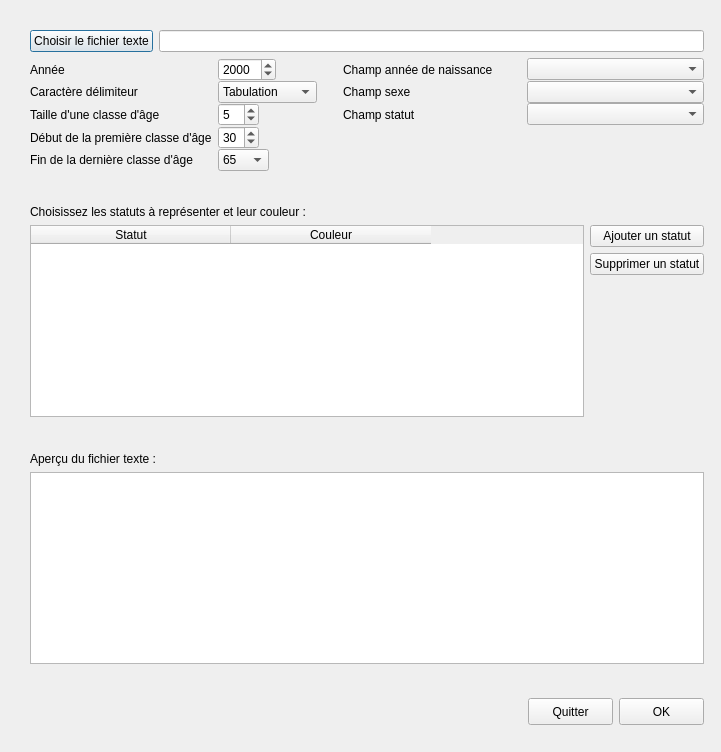
<?xml version="1.0" encoding="UTF-8"?>
<ui version="4.0">
 <class>pyramidAgeDialog</class>
 <widget class="QDialog" name="pyramidAgeDialog">
  <property name="geometry">
   <rect>
    <x>0</x>
    <y>0</y>
    <width>721</width>
    <height>752</height>
   </rect>
  </property>
  <property name="sizePolicy">
   <sizepolicy hsizetype="Preferred" vsizetype="Preferred">
    <horstretch>0</horstretch>
    <verstretch>0</verstretch>
   </sizepolicy>
  </property>
  <property name="minimumSize">
   <size>
    <width>100</width>
    <height>100</height>
   </size>
  </property>
  <property name="sizeIncrement">
   <size>
    <width>0</width>
    <height>0</height>
   </size>
  </property>
  <property name="baseSize">
   <size>
    <width>0</width>
    <height>0</height>
   </size>
  </property>
  <property name="windowTitle">
   <string>Pyramidage</string>
  </property>
  <widget class="QWidget" name="layoutWidget">
   <property name="geometry">
    <rect>
     <x>10</x>
     <y>10</y>
     <width>714</width>
     <height>735</height>
    </rect>
   </property>
   <layout class="QFormLayout" name="formLayout">
    <property name="margin">
     <number>20</number>
    </property>
    <item row="1" column="0" colspan="2">
     <layout class="QVBoxLayout" name="verticalLayout">
      <property name="margin">
       <number>0</number>
      </property>
      <item>
       <layout class="QHBoxLayout" name="horizontalLayout">
        <property name="margin">
         <number>0</number>
        </property>
        <item>
         <widget class="QPushButton" name="chooseTextFileButton">
          <property name="toolTip">
           <string>Sélectionner le fichier texte contenant les données de la pyramide des âges</string>
          </property>
          <property name="text">
           <string>Choisir le fichier texte</string>
          </property>
         </widget>
        </item>
        <item>
         <widget class="QLineEdit" name="textFileLineEdit"/>
        </item>
       </layout>
      </item>
      <item>
       <layout class="QGridLayout" name="gridLayout">
        <property name="verticalSpacing">
         <number>0</number>
        </property>
        <property name="margin">
         <number>0</number>
        </property>
        <item row="0" column="0">
         <widget class="QLabel" name="anneeLabel">
          <property name="text">
           <string>Année</string>
          </property>
         </widget>
        </item>
        <item row="0" column="1">
         <widget class="QSpinBox" name="anneeSpinBox">
          <property name="sizePolicy">
           <sizepolicy hsizetype="Fixed" vsizetype="Fixed">
            <horstretch>0</horstretch>
            <verstretch>0</verstretch>
           </sizepolicy>
          </property>
          <property name="toolTip">
           <string>Année en cours</string>
          </property>
          <property name="minimum">
           <number>-9999</number>
          </property>
          <property name="maximum">
           <number>9999</number>
          </property>
          <property name="value">
           <number>2000</number>
          </property>
         </widget>
        </item>
        <item row="0" column="3">
         <widget class="QLabel" name="anneeNaissLabel">
          <property name="text">
           <string>Champ année de naissance</string>
          </property>
         </widget>
        </item>
        <item row="0" column="4">
         <widget class="QComboBox" name="anneeNaissComboBox">
          <property name="toolTip">
           <string>Colonne du fichier texte contenant les années de naissance</string>
          </property>
         </widget>
        </item>
        <item row="1" column="0">
         <widget class="QLabel" name="carDelLabel">
          <property name="text">
           <string>Caractère délimiteur</string>
          </property>
         </widget>
        </item>
        <item row="1" column="1">
         <widget class="QComboBox" name="carDelComboBox">
          <property name="sizePolicy">
           <sizepolicy hsizetype="Fixed" vsizetype="Fixed">
            <horstretch>0</horstretch>
            <verstretch>0</verstretch>
           </sizepolicy>
          </property>
          <property name="toolTip">
           <string>Caractère séparant les colonnes dans le fichier texte</string>
          </property>
          <item>
           <property name="text">
            <string>Tabulation</string>
           </property>
          </item>
          <item>
           <property name="text">
            <string>Point-virgule</string>
           </property>
          </item>
          <item>
           <property name="text">
            <string>Virgule</string>
           </property>
          </item>
          <item>
           <property name="text">
            <string>Espace</string>
           </property>
          </item>
         </widget>
        </item>
        <item row="1" column="3">
         <widget class="QLabel" name="sexeLabel">
          <property name="text">
           <string>Champ sexe</string>
          </property>
         </widget>
        </item>
        <item row="1" column="4">
         <widget class="QComboBox" name="sexeComboBox">
          <property name="toolTip">
           <string>Colonne du fichier texte contenant le sexe : F pour femme, H pour homme</string>
          </property>
         </widget>
        </item>
        <item row="2" column="0">
         <widget class="QLabel" name="tailleClasseLabel">
          <property name="text">
           <string>Taille d'une classe d'âge</string>
          </property>
         </widget>
        </item>
        <item row="2" column="1">
         <widget class="QSpinBox" name="tailleClasseSpinBox">
          <property name="sizePolicy">
           <sizepolicy hsizetype="Fixed" vsizetype="Fixed">
            <horstretch>0</horstretch>
            <verstretch>0</verstretch>
           </sizepolicy>
          </property>
          <property name="toolTip">
           <string>Taille d'une classe d'âge</string>
          </property>
          <property name="minimum">
           <number>1</number>
          </property>
          <property name="value">
           <number>5</number>
          </property>
         </widget>
        </item>
        <item row="2" column="3">
         <widget class="QLabel" name="statutLabel">
          <property name="text">
           <string>Champ statut</string>
          </property>
         </widget>
        </item>
        <item row="2" column="4">
         <widget class="QComboBox" name="statutComboBox">
          <property name="toolTip">
           <string>Colonne du fichier texte contenant les différents statuts</string>
          </property>
         </widget>
        </item>
        <item row="3" column="0">
         <widget class="QLabel" name="debClasseLabel">
          <property name="text">
           <string>Début de la première classe d'âge</string>
          </property>
         </widget>
        </item>
        <item row="3" column="1">
         <widget class="QSpinBox" name="debClasseSpinBox">
          <property name="sizePolicy">
           <sizepolicy hsizetype="Fixed" vsizetype="Fixed">
            <horstretch>0</horstretch>
            <verstretch>0</verstretch>
           </sizepolicy>
          </property>
          <property name="toolTip">
           <string>Début de la 1ère classe d'âge</string>
          </property>
          <property name="minimum">
           <number>1</number>
          </property>
          <property name="value">
           <number>30</number>
          </property>
         </widget>
        </item>
        <item row="0" column="2">
         <spacer name="horizontalSpacer_2">
          <property name="orientation">
           <enum>Qt::Horizontal</enum>
          </property>
          <property name="sizeType">
           <enum>QSizePolicy::Fixed</enum>
          </property>
          <property name="sizeHint" stdset="0">
           <size>
            <width>20</width>
            <height>20</height>
           </size>
          </property>
         </spacer>
        </item>
        <item row="4" column="0">
         <widget class="QLabel" name="finClasseLabel">
          <property name="text">
           <string>Fin de la dernière classe d'âge</string>
          </property>
         </widget>
        </item>
        <item row="4" column="1">
         <widget class="QComboBox" name="finClasseComboBox">
          <property name="sizePolicy">
           <sizepolicy hsizetype="Fixed" vsizetype="Fixed">
            <horstretch>0</horstretch>
            <verstretch>0</verstretch>
           </sizepolicy>
          </property>
          <property name="toolTip">
           <string>Fin de la dernière classe d'âge</string>
          </property>
          <property name="currentIndex">
           <number>6</number>
          </property>
          <item>
           <property name="text">
            <string>35</string>
           </property>
          </item>
          <item>
           <property name="text">
            <string>40</string>
           </property>
          </item>
          <item>
           <property name="text">
            <string>45</string>
           </property>
          </item>
          <item>
           <property name="text">
            <string>50</string>
           </property>
          </item>
          <item>
           <property name="text">
            <string>55</string>
           </property>
          </item>
          <item>
           <property name="text">
            <string>60</string>
           </property>
          </item>
          <item>
           <property name="text">
            <string>65</string>
           </property>
          </item>
          <item>
           <property name="text">
            <string>70</string>
           </property>
          </item>
          <item>
           <property name="text">
            <string>75</string>
           </property>
          </item>
          <item>
           <property name="text">
            <string>80</string>
           </property>
          </item>
          <item>
           <property name="text">
            <string>85</string>
           </property>
          </item>
          <item>
           <property name="text">
            <string>90</string>
           </property>
          </item>
          <item>
           <property name="text">
            <string>95</string>
           </property>
          </item>
          <item>
           <property name="text">
            <string>100</string>
           </property>
          </item>
          <item>
           <property name="text">
            <string>105</string>
           </property>
          </item>
          <item>
           <property name="text">
            <string>110</string>
           </property>
          </item>
          <item>
           <property name="text">
            <string>115</string>
           </property>
          </item>
          <item>
           <property name="text">
            <string>120</string>
           </property>
          </item>
          <item>
           <property name="text">
            <string>125</string>
           </property>
          </item>
          <item>
           <property name="text">
            <string>130</string>
           </property>
          </item>
          <item>
           <property name="text">
            <string>135</string>
           </property>
          </item>
          <item>
           <property name="text">
            <string>140</string>
           </property>
          </item>
          <item>
           <property name="text">
            <string>145</string>
           </property>
          </item>
          <item>
           <property name="text">
            <string>150</string>
           </property>
          </item>
         </widget>
        </item>
       </layout>
      </item>
     </layout>
    </item>
    <item row="2" column="0" colspan="2">
     <spacer name="verticalSpacer">
      <property name="orientation">
       <enum>Qt::Vertical</enum>
      </property>
      <property name="sizeType">
       <enum>QSizePolicy::Expanding</enum>
      </property>
      <property name="sizeHint" stdset="0">
       <size>
        <width>661</width>
        <height>20</height>
       </size>
      </property>
     </spacer>
    </item>
    <item row="3" column="0" colspan="2">
     <widget class="QLabel" name="choixStatutsLabel">
      <property name="text">
       <string>Choisissez les statuts à représenter et leur couleur :</string>
      </property>
     </widget>
    </item>
    <item row="4" column="0" colspan="2">
     <layout class="QHBoxLayout" name="horizontalLayout_3">
      <property name="margin">
       <number>0</number>
      </property>
      <item>
       <widget class="QTableWidget" name="statutTableWidget">
        <property name="toolTip">
         <string>Liste des statuts qui seront pris en compte pour dessiner la pyramide des âges</string>
        </property>
        <property name="horizontalScrollBarPolicy">
         <enum>Qt::ScrollBarAlwaysOff</enum>
        </property>
        <attribute name="horizontalHeaderVisible">
         <bool>true</bool>
        </attribute>
        <attribute name="horizontalHeaderDefaultSectionSize">
         <number>200</number>
        </attribute>
        <column>
         <property name="text">
          <string>Statut</string>
         </property>
        </column>
        <column>
         <property name="text">
          <string>Couleur</string>
         </property>
        </column>
       </widget>
      </item>
      <item>
       <layout class="QVBoxLayout" name="verticalLayout_2">
        <property name="margin">
         <number>0</number>
        </property>
        <item>
         <widget class="QPushButton" name="addStatutPushButton">
          <property name="sizePolicy">
           <sizepolicy hsizetype="Minimum" vsizetype="Fixed">
            <horstretch>0</horstretch>
            <verstretch>0</verstretch>
           </sizepolicy>
          </property>
          <property name="toolTip">
           <string>Prendre en compte un statut supplémentaire</string>
          </property>
          <property name="text">
           <string>Ajouter un statut</string>
          </property>
         </widget>
        </item>
        <item>
         <widget class="QPushButton" name="removeStatutPushButton">
          <property name="toolTip">
           <string>Supprimer la ligne du tableau sélectionnée</string>
          </property>
          <property name="text">
           <string>Supprimer un statut</string>
          </property>
         </widget>
        </item>
        <item>
         <spacer name="verticalSpacer_2">
          <property name="orientation">
           <enum>Qt::Vertical</enum>
          </property>
          <property name="sizeHint" stdset="0">
           <size>
            <width>20</width>
            <height>40</height>
           </size>
          </property>
         </spacer>
        </item>
       </layout>
      </item>
     </layout>
    </item>
    <item row="5" column="0" colspan="2">
     <spacer name="verticalSpacer_3">
      <property name="orientation">
       <enum>Qt::Vertical</enum>
      </property>
      <property name="sizeHint" stdset="0">
       <size>
        <width>666</width>
        <height>13</height>
       </size>
      </property>
     </spacer>
    </item>
    <item row="6" column="0">
     <widget class="QLabel" name="apercuLabel">
      <property name="text">
       <string>Aperçu du fichier texte :</string>
      </property>
     </widget>
    </item>
    <item row="7" column="0" colspan="2">
     <widget class="QTableWidget" name="apercuTableWidget">
      <property name="sizePolicy">
       <sizepolicy hsizetype="Expanding" vsizetype="Expanding">
        <horstretch>0</horstretch>
        <verstretch>0</verstretch>
       </sizepolicy>
      </property>
      <property name="minimumSize">
       <size>
        <width>661</width>
        <height>0</height>
       </size>
      </property>
      <property name="toolTip">
       <string>Aperçu des données du fichier texte, en fonction du caractère délimiteur choisi</string>
      </property>
      <property name="alternatingRowColors">
       <bool>true</bool>
      </property>
      <property name="showGrid">
       <bool>true</bool>
      </property>
     </widget>
    </item>
    <item row="8" column="1">
     <spacer name="verticalSpacer_4">
      <property name="orientation">
       <enum>Qt::Vertical</enum>
      </property>
      <property name="sizeHint" stdset="0">
       <size>
        <width>505</width>
        <height>13</height>
       </size>
      </property>
     </spacer>
    </item>
    <item row="9" column="0" colspan="2">
     <layout class="QHBoxLayout" name="horizontalLayout_2" stretch="0,0,0">
      <property name="margin">
       <number>0</number>
      </property>
      <item>
       <spacer name="horizontalSpacer">
        <property name="orientation">
         <enum>Qt::Horizontal</enum>
        </property>
        <property name="sizeHint" stdset="0">
         <size>
          <width>485</width>
          <height>20</height>
         </size>
        </property>
       </spacer>
      </item>
      <item>
       <widget class="QPushButton" name="quitButton">
        <property name="sizePolicy">
         <sizepolicy hsizetype="Minimum" vsizetype="Fixed">
          <horstretch>0</horstretch>
          <verstretch>0</verstretch>
         </sizepolicy>
        </property>
        <property name="minimumSize">
         <size>
          <width>85</width>
          <height>27</height>
         </size>
        </property>
        <property name="toolTip">
         <string>Quitter l'application sans dessiner de pyramide des âges</string>
        </property>
        <property name="text">
         <string>Quitter</string>
        </property>
       </widget>
      </item>
      <item>
       <widget class="QPushButton" name="okButton">
        <property name="sizePolicy">
         <sizepolicy hsizetype="Minimum" vsizetype="Fixed">
          <horstretch>0</horstretch>
          <verstretch>0</verstretch>
         </sizepolicy>
        </property>
        <property name="minimumSize">
         <size>
          <width>85</width>
          <height>27</height>
         </size>
        </property>
        <property name="toolTip">
         <string>Dessiner une nouvelle pyramide des âges</string>
        </property>
        <property name="text">
         <string>OK</string>
        </property>
       </widget>
      </item>
     </layout>
    </item>
   </layout>
  </widget>
 </widget>
 <resources/>
 <connections/>
</ui>
